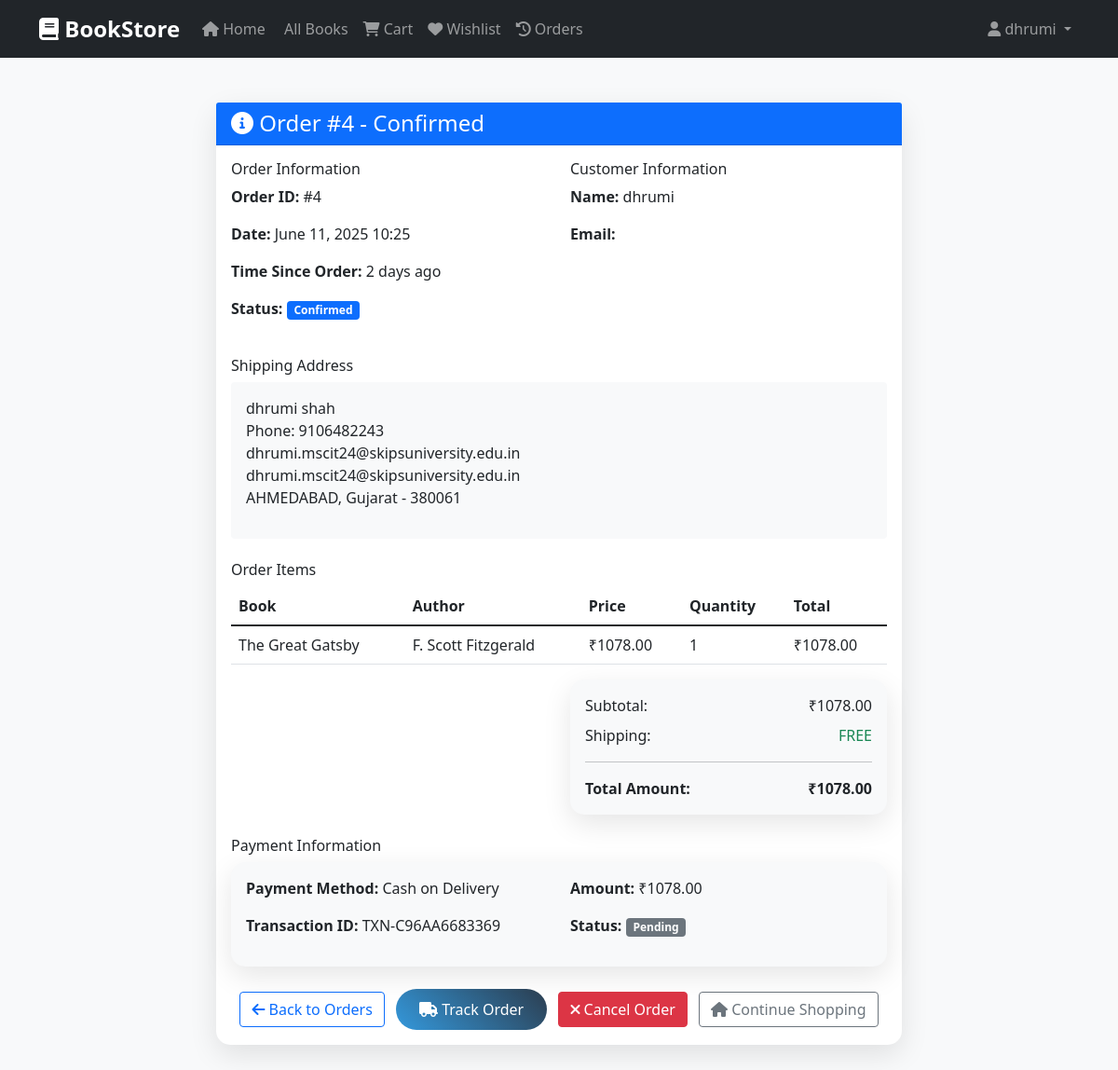
Page /bookstore/order/4/ (signed in) on the committed database.
### bookstore/bookstore/models.py (models this page shows, shortened)
class Order(models.Model):
    STATUS_CHOICES = [
        ('pending', 'Pending'),
        ('confirmed', 'Confirmed'),
        ('shipped', 'Shipped'),
        ('delivered', 'Delivered'),
        ('cancelled', 'Cancelled'),
    ]
    user = models.ForeignKey(User, on_delete=models.CASCADE)
    subtotal = models.DecimalField(max_digits=10, decimal_places=2, default=0)
    shipping_cost = models.DecimalField(max_digits=10, decimal_places=2, default=50)  # ₹50 shipping
    total_amount = models.DecimalField(max_digits=10, decimal_places=2)
    status = models.CharField(max_length=20, choices=STATUS_CHOICES, default='pending')
    shipping_address = models.TextField()
    created_at = models.DateTimeField(auto_now_add=True)
    updated_at = models.DateTimeField(auto_now=True)
    @property
    def can_be_cancelled(self):
        return self.status in ['pending', 'confirmed']
    @property
    def time_since_order(self):
        now = timezone.now()
        diff = now - self.created_at
        if diff.days > 0:
            return f"{diff.days} day{'s' if diff.days > 1 else ''} ago"
        elif diff.seconds > 3600:
            hours = diff.seconds // 3600
            return f"{hours} hour{'s' if hours > 1 else ''} ago"
        elif diff.seconds > 60:
            minutes = diff.seconds // 60
            return f"{minutes} minute{'s' if minutes > 1 else ''} ago"
        else:
            return "Just now"

class OrderItem(models.Model):
    order = models.ForeignKey(Order, related_name='items', on_delete=models.CASCADE)
    book = models.ForeignKey(Book, on_delete=models.CASCADE)
    quantity = models.PositiveIntegerField()
    price = models.DecimalField(max_digits=10, decimal_places=2)
    @property
    def total_price(self):
        return self.quantity * self.price

class Book(models.Model):
    title = models.CharField(max_length=200)
    author = models.CharField(max_length=100)
    category = models.ForeignKey(Category, on_delete=models.CASCADE)
    description = models.TextField()
    price = models.DecimalField(max_digits=10, decimal_places=2)
    stock = models.PositiveIntegerField(default=0)
    image = models.ImageField(upload_to='books/', blank=True, null=True)
    isbn = models.CharField(max_length=13, unique=True)
    publication_date = models.DateField()
    created_at = models.DateTimeField(auto_now_add=True)
    updated_at = models.DateTimeField(auto_now=True)

class Payment(models.Model):
    PAYMENT_METHOD_CHOICES = [
        ('credit_card', 'Credit/Debit Card'),
        ('upi', 'UPI'),
        ('net_banking', 'Net Banking'),
        ('wallet', 'Digital Wallet'),
        ('cod', 'Cash on Delivery'),
    ]
    PAYMENT_STATUS_CHOICES = [
        ('pending', 'Pending'),
        ('completed', 'Completed'),
        ('failed', 'Failed'),
        ('refunded', 'Refunded'),
    ]
    order = models.ForeignKey(Order, related_name='payments', on_delete=models.CASCADE)
    amount = models.DecimalField(max_digits=10, decimal_places=2)
    payment_method = models.CharField(max_length=20, choices=PAYMENT_METHOD_CHOICES)
    status = models.CharField(max_length=20, choices=PAYMENT_STATUS_CHOICES, default='pending')
    transaction_id = models.CharField(max_length=100, unique=True, blank=True, null=True)
    payment_details = models.JSONField(blank=True, null=True)
    created_at = models.DateTimeField(auto_now_add=True)
    updated_at = models.DateTimeField(auto_now=True)

### bookstore/bookstore/views.py (the view)
# urls.py: path('order/<int:order_id>/', views.order_detail_view, name='order_detail'),
@login_required
def order_detail_view(request, order_id):
    order = get_object_or_404(Order, id=order_id, user=request.user)
    context = {'order': order}
    return render(request, 'bookstore/order_detail.html', context)

### bookstore/templates/bookstore/order_detail.html (shortened to what this page needs)
{% extends 'base.html' %}
{% block content %}
<div class="container py-5">
    <div class="row">
        <div class="col-lg-8 mx-auto">
            <div class="card">
                <div class="card-header {% if order.status == 'delivered' %}bg-success{% elif order.status == 'cancelled' %}bg-danger{% else %}bg-primary{% endif %} text-white">
                    <h4 class="mb-0">
                        <i class="fas {% if order.status == 'delivered' %}fa-check-circle{% elif order.status == 'cancelled' %}fa-times-circle{% else %}fa-info-circle{% endif %}"></i>
                        Order #{{ order.id }} - {{ order.get_status_display }}
                    </h4>
                </div>
                <div class="card-body">
                    <div class="row mb-4">
                        <div class="col-md-6">
                            <h6>Order Information</h6>
                            <p><strong>Order ID:</strong> #{{ order.id }}</p>
                            <p><strong>Date:</strong> {{ order.created_at|date:"F d, Y H:i" }}</p>
                            <p><strong>Time Since Order:</strong> {{ order.time_since_order }}</p>
                            <p><strong>Status:</strong>
                                <span class="badge {% if order.status == 'delivered' %}bg-success{% elif order.status == 'cancelled' %}bg-danger{% elif order.status == 'shipped' %}bg-info{% else %}bg-primary{% endif %}">
                                    {{ order.get_status_display }}
                                </span>
                            </p>
                        </div>
                        <div class="col-md-6">
                            <h6>Customer Information</h6>
                            <p><strong>Name:</strong> {{ order.user.get_full_name|default:order.user.username }}</p>
                            <p><strong>Email:</strong> {{ order.user.email }}</p>
                        </div>
                    </div>
                    <div class="mb-4">
                        <h6>Shipping Address</h6>
                        <div class="bg-light p-3 rounded">
                            {{ order.shipping_address|linebreaks }}
                        </div>
                    </div>
                    <h6>Order Items</h6>
                    <div class="table-responsive">
                        <table class="table">
                            <thead>
                                <tr>
                                    <th>Book</th>
                                    <th>Author</th>
                                    <th>Price</th>
                                    <th>Quantity</th>
                                    <th>Total</th>
                                </tr>
                            </thead>
                            <tbody>
                                {% for item in order.items.all %}
                                <tr>
                                    <td>{{ item.book.title }}</td>
                                    <td>{{ item.book.author }}</td>
                                    <td>₹{{ item.price }}</td>
                                    <td>{{ item.quantity }}</td>
                                    <td>₹{{ item.total_price }}</td>
                                </tr>
                                {% endfor %}
                            </tbody>
                        </table>
                    </div>
                    <div class="row">
                        <div class="col-md-6 ms-auto">
                            <div class="card bg-light">
                                <div class="card-body">
                                    <div class="d-flex justify-content-between mb-2">
                                        <span>Subtotal:</span>
                                        <span>₹{{ order.subtotal }}</span>
                                    </div>
                                    <div class="d-flex justify-content-between mb-2">
                                        <span>Shipping:</span>
                                        <span>
                                            {% if order.shipping_cost == 0 %}
                                                <span class="text-success">FREE</span>
                                            {% else %}
                                                ₹{{ order.shipping_cost }}
                                            {% endif %}
                                        </span>
                                    </div>
                                    <hr>
                                    <div class="d-flex justify-content-between">
                                        <strong>Total Amount:</strong>
                                        <strong>₹{{ order.total_amount }}</strong>
                                    </div>
                                </div>
                            </div>
                        </div>
                    </div>
                    {% if order.payments.exists %}
                    <div class="mt-4">
                        <h6>Payment Information</h6>
                        {% for payment in order.payments.all %}
                        <div class="card bg-light">
                            <div class="card-body">
                                <div class="row">
                                    <div class="col-md-6">
                                        <p><strong>Payment Method:</strong> {{ payment.get_payment_method_display }}</p>
                                        <p><strong>Transaction ID:</strong> {{ payment.transaction_id }}</p>
                                    </div>
                                    <div class="col-md-6">
                                        <p><strong>Amount:</strong> ₹{{ payment.amount }}</p>
                                        <p><strong>Status:</strong>
                                            <span class="badge {% if payment.status == 'completed' %}bg-success{% elif payment.status == 'failed' %}bg-danger{% elif payment.status == 'refunded' %}bg-warning{% else %}bg-secondary{% endif %}">
                                                {{ payment.get_status_display }}
                                            </span>
                                        </p>
                                    </div>
                                </div>
                            </div>
                        </div>
                        {% endfor %}
                    </div>
                    {% endif %}
                    <div class="text-center mt-4">
                        <a href="{% url 'bookstore:order_history' %}" class="btn btn-outline-primary me-2">
                            <i class="fas fa-arrow-left"></i> Back to Orders
                        </a>
                        {% if order.status != 'cancelled' %}
                        <a href="{% url 'bookstore:track_order' order.id %}" class="btn btn-primary me-2">
                            <i class="fas fa-truck"></i> Track Order
                        </a>
                        {% endif %}
                        {% if order.can_be_cancelled %}
                        <a href="{% url 'bookstore:cancel_order' order.id %}" class="btn btn-danger me-2">
                            <i class="fas fa-times"></i> Cancel Order
                        </a>
                        {% endif %}
                        <a href="{% url 'bookstore:home' %}" class="btn btn-outline-secondary">
                            <i class="fas fa-home"></i> Continue Shopping
                        </a>
                    </div>
                </div>
            </div>
        </div>
    </div>
</div>
{% endblock %}

### bookstore/templates/base.html (shortened to what this page needs)
<!DOCTYPE html>
<html lang="en">
<head>
    <link href="https://cdn.jsdelivr.net/npm/bootstrap@5.1.3/dist/css/bootstrap.min.css" rel="stylesheet">
    <link href="https://cdnjs.cloudflare.com/ajax/libs/font-awesome/6.0.0/css/all.min.css" rel="stylesheet">
</head>
<body>
    {% if user.is_authenticated %}
    <nav class="navbar navbar-expand-lg navbar-dark bg-dark">
        <div class="container">
            <a class="navbar-brand" href="{% url 'bookstore:home' %}">
                <i class="fas fa-book"></i> BookStore
            </a>
            <div class="collapse navbar-collapse" id="navbarNav">
                <ul class="navbar-nav me-auto">
                    <li class="nav-item">
                        <a class="nav-link" href="{% url 'bookstore:home' %}">
                            <i class="fas fa-home"></i> Home
                        </a>
                    </li>
                    <li class="nav-item">
                        <a class="nav-link" href="{% url 'bookstore:book_list' %}">
                             All Books
                        </a>
                    </li>
                    <li class="nav-item">
                        <a class="nav-link" href="{% url 'bookstore:cart' %}">
                            <i class="fas fa-shopping-cart"></i> Cart
                        </a>
                    </li>
                    <li class="nav-item">
                        <a class="nav-link" href="{% url 'bookstore:wishlist' %}">
                            <i class="fas fa-heart"></i> Wishlist
                        </a>
                    </li>
                    <li class="nav-item">
                        <a class="nav-link" href="{% url 'bookstore:order_history' %}">
                            <i class="fas fa-history"></i> Orders
                        </a>
                    </li>
                </ul>
                <ul class="navbar-nav">
                    <li class="nav-item dropdown">
                        <a class="nav-link dropdown-toggle" href="#" id="navbarDropdown" role="button" data-bs-toggle="dropdown">
                            <i class="fas fa-user"></i> {{ user.first_name|default:user.username }}
                        </a>
                    </li>
                </ul>
            </div>
        </div>
    </nav>
    {% endif %}
    <main>
        {% block content %}
        {% endblock %}
    </main>
</body>
</html>

### bookstore/templates/base.html (style rules this page uses)
:root { --primary-color: #2c3e50; --secondary-color: #3498db; --accent-color: #e74c3c; --success-color: #27ae60; --warning-color: #f39c12; }
body { font-family: 'Segoe UI', Tahoma, Geneva, Verdana, sans-serif; background-color: #f8f9fa; min-height: 100vh; }
.navbar-brand { font-weight: bold; font-size: 1.5rem; }
.card { border: none; border-radius: 15px; box-shadow: 0 10px 30px rgba(0,0,0,0.1); transition: transform 0.3s ease; }
.btn-primary { background: linear-gradient(45deg, var(--secondary-color), var(--primary-color)); border: none; border-radius: 25px; padding: 10px 25px; transition: all 0.3s ease; }

### rows in the picture
Order: id "4", status "Confirmed", created_at "June 11, 2025 10:25", time_since_order "2 days ago", user.get_full_name "dhrumi", shipping_address "dhrumi shah Phone: 9106482243 dhrumi.mscit24@skipsuniversity.edu.in dhrumi.mscit24@skipsuniversity.edu.in AHMEDABAD, Gujarat - 380061", subtotal "1078.00", total_amount "1078.00"
OrderItem: book "The Great Gatsby", book.author "F. Scott Fitzgerald", price "1078.00", quantity "1", total_price "1078.00"
Payment: payment_method "Cash on Delivery", transaction_id "TXN-C96AA6683369", amount "1078.00", status "Pending"

### other values in the picture
{{ user.first_name|default:user.username }} "dhrumi"
